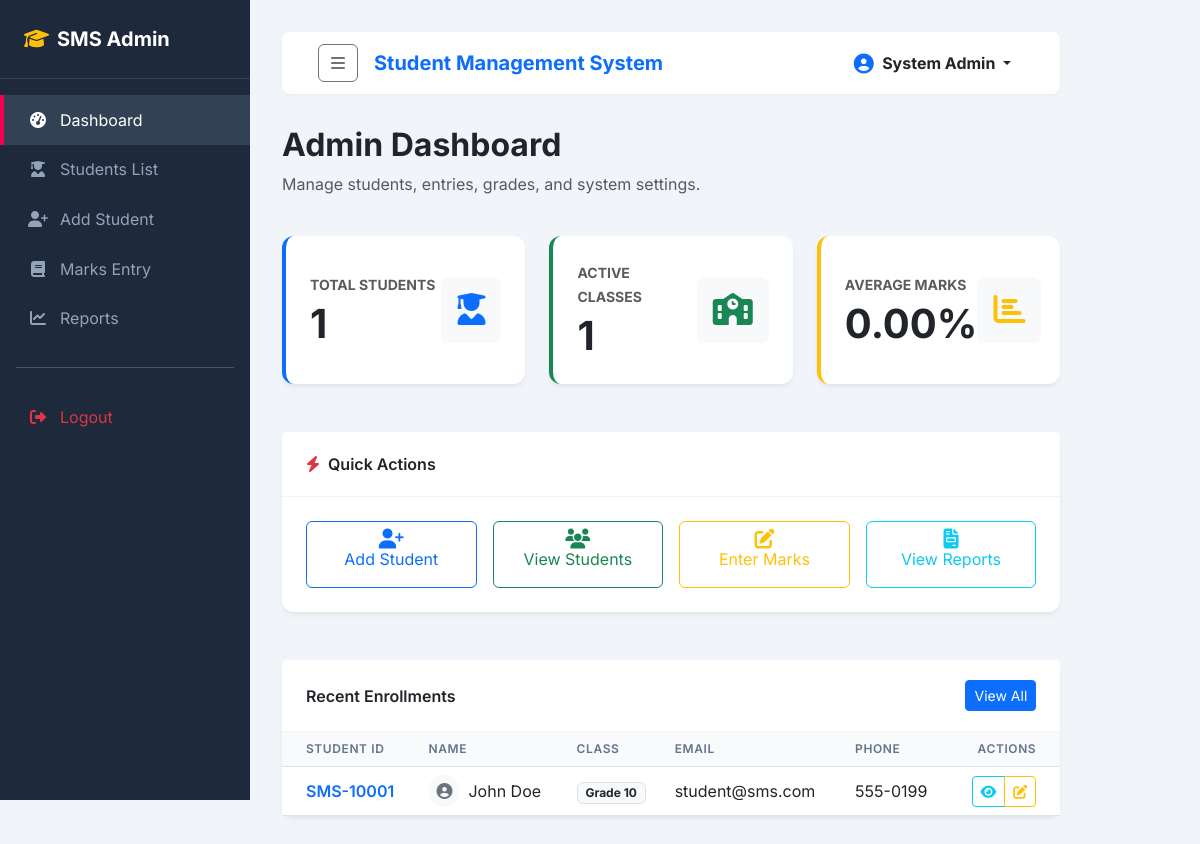
/admin/index.php (signed in), run on the app's committed database.
### tables this page shows
CREATE TABLE IF NOT EXISTS `students` (
  `id` INT AUTO_INCREMENT PRIMARY KEY,
  `student_id` VARCHAR(20) NOT NULL UNIQUE,  
  `first_name` VARCHAR(50) NOT NULL,
  `last_name` VARCHAR(50) NOT NULL,
  `email` VARCHAR(100) NOT NULL UNIQUE,
  `password` VARCHAR(255) NOT NULL,  
  `dob` DATE NOT NULL,
  `gender` ENUM('Male', 'Female', 'Other') NOT NULL,
  `address` TEXT NOT NULL,
  `phone` VARCHAR(20) NOT NULL,
  `class` VARCHAR(50) NOT NULL,
  `parent_name` VARCHAR(100) NOT NULL,
  `parent_phone` VARCHAR(20) NOT NULL,
  `profile_photo` VARCHAR(255) DEFAULT NULL,
  `created_at` TIMESTAMP DEFAULT CURRENT_TIMESTAMP
);

### admin/index.php (the view)
<?php
require_once '../config/db.php';
include '../includes/header.php';
try {
    $stmt = $pdo->query("SELECT COUNT(*) FROM students");
    $total_students = $stmt->fetchColumn();
    $stmt = $pdo->query("SELECT COUNT(DISTINCT class) FROM students");
    $total_classes = $stmt->fetchColumn();
    $stmt = $pdo->query("SELECT AVG(marks) FROM marks");
    $avg_marks = $stmt->fetchColumn();
    $avg_marks = $avg_marks ? number_format($avg_marks, 2) : '0.00';
    $stmt = $pdo->query("SELECT * FROM students ORDER BY id DESC LIMIT 5");
    $recent_students = $stmt->fetchAll();
} catch (PDOException $e) {
    die("Error fetching dashboard statistics: " . $e->getMessage());
}
?>
<div class="container-fluid px-0">
    <div class="row mb-4">
        <div class="col">
            <h2 class="fw-bold text-dark">Admin Dashboard</h2>
            <p class="text-muted">Manage students, entries, grades, and system settings.</p>
        </div>
    </div>
    <div class="row g-4 mb-5">
        <div class="col-12 col-sm-6 col-xl-4">
            <div class="card card-stat bg-white h-100 border-start border-primary border-4">
                <div class="card-body d-flex align-items-center justify-content-between p-4">
                    <div>
                        <span class="text-muted text-uppercase small fw-bold">Total Students</span>
                        <h2 class="display-6 fw-bold mb-0 text-dark mt-1"><?php echo $total_students; ?></h2>
                    </div>
                    <div class="p-3 bg-light text-primary rounded-3">
                        <i class="fas fa-user-graduate fa-2x"></i>
                    </div>
                </div>
            </div>
        </div>
        <div class="col-12 col-sm-6 col-xl-4">
            <div class="card card-stat bg-white h-100 border-start border-success border-4">
                <div class="card-body d-flex align-items-center justify-content-between p-4">
                    <div>
                        <span class="text-muted text-uppercase small fw-bold">Active Classes</span>
                        <h2 class="display-6 fw-bold mb-0 text-dark mt-1"><?php echo $total_classes; ?></h2>
                    </div>
                    <div class="p-3 bg-light text-success rounded-3">
                        <i class="fas fa-school fa-2x"></i>
                    </div>
                </div>
            </div>
        </div>
        <div class="col-12 col-sm-6 col-xl-4">
            <div class="card card-stat bg-white h-100 border-start border-warning border-4">
                <div class="card-body d-flex align-items-center justify-content-between p-4">
                    <div>
                        <span class="text-muted text-uppercase small fw-bold">Average Marks</span>
                        <h2 class="display-6 fw-bold mb-0 text-dark mt-1"><?php echo $avg_marks; ?>%</h2>
                    </div>
                    <div class="p-3 bg-light text-warning rounded-3">
                        <i class="fas fa-chart-bar fa-2x"></i>
                    </div>
                </div>
            </div>
        </div>
    </div>
    <div class="card card-common mb-5">
        <div class="card-header text-dark">
            <i class="fas fa-bolt text-danger me-2"></i>Quick Actions
        </div>
        <div class="card-body">
            <div class="row g-3">
                <div class="col-6 col-md-3">
                    <a href="student-add.php" class="btn btn-outline-primary w-100 py-3 d-flex flex-column align-items-center gap-2">
                        <i class="fas fa-user-plus fa-lg"></i>
                        <span>Add Student</span>
                    </a>
                </div>
                <div class="col-6 col-md-3">
                    <a href="students.php" class="btn btn-outline-success w-100 py-3 d-flex flex-column align-items-center gap-2">
                        <i class="fas fa-users fa-lg"></i>
                        <span>View Students</span>
                    </a>
                </div>
                <div class="col-6 col-md-3">
                    <a href="marks.php" class="btn btn-outline-warning w-100 py-3 d-flex flex-column align-items-center gap-2">
                        <i class="fas fa-edit fa-lg"></i>
                        <span>Enter Marks</span>
                    </a>
                </div>
                <div class="col-6 col-md-3">
                    <a href="reports.php" class="btn btn-outline-info w-100 py-3 d-flex flex-column align-items-center gap-2">
                        <i class="fas fa-file-invoice fa-lg"></i>
                        <span>View Reports</span>
                    </a>
                </div>
            </div>
        </div>
    </div>
    <div class="card card-common">
        <div class="card-header d-flex justify-content-between align-items-center">
            <span>Recent Enrollments</span>
            <a href="students.php" class="btn btn-sm btn-primary">View All</a>
        </div>
        <div class="card-body p-0">
            <div class="table-responsive">
                <table class="table table-custom table-hover mb-0">
                    <thead>
                        <tr>
                            <th class="ps-4">Student ID</th>
                            <th>Name</th>
                            <th>Class</th>
                            <th>Email</th>
                            <th>Phone</th>
                            <th class="text-end pe-4">Actions</th>
                        </tr>
                    </thead>
                    <tbody>
                        <?php if (count($recent_students) > 0): ?>
                            <?php foreach ($recent_students as $student): ?>
                                <tr>
                                    <td class="ps-4 fw-semibold text-primary"><?php echo sanitize($student['student_id']); ?></td>
                                    <td>
                                        <div class="d-flex align-items-center gap-2">
                                            <?php if ($student['profile_photo']): ?>
                                                <img src="../uploads/<?php echo sanitize($student['profile_photo']); ?>" alt="Profile" class="rounded-circle" style="width: 32px; height: 32px; object-fit: cover;">
                                            <?php else: ?>
                                                <div class="bg-light text-secondary rounded-circle d-flex align-items-center justify-content-center" style="width: 32px; height: 32px;">
                                                    <i class="fas fa-user-circle"></i>
                                                </div>
                                            <?php endif; ?>
                                            <span><?php echo sanitize($student['first_name'] . ' ' . $student['last_name']); ?></span>
                                        </div>
                                    </td>
                                    <td><span class="badge bg-light text-dark border"><?php echo sanitize($student['class']); ?></span></td>
                                    <td><?php echo sanitize($student['email']); ?></td>
                                    <td><?php echo sanitize($student['phone']); ?></td>
                                    <td class="text-end pe-4">
                                        <div class="btn-group btn-group-sm">
                                            <a href="student-view.php?id=<?php echo $student['id']; ?>" class="btn btn-outline-info" title="View details"><i class="fas fa-eye"></i></a>
                                            <a href="student-edit.php?id=<?php echo $student['id']; ?>" class="btn btn-outline-warning" title="Edit student"><i class="fas fa-edit"></i></a>
                                        </div>
                                    </td>
                                </tr>
                            <?php endforeach; ?>
                        <?php else: ?>
                            <tr>
                                <td colspan="6" class="text-center py-4 text-muted">No students enrolled yet.</td>
                            </tr>
                        <?php endif; ?>
                    </tbody>
                </table>
            </div>
        </div>
    </div>
</div>
<?php include '../includes/footer.php'; ?>

### css/style.css (style rules this page uses)
:root { --primary-color: #3f51b5; --primary-dark: #303f9f; --secondary-color: #f50057; --dark-color: #212529; --light-color: #f8f9fa; --sidebar-width: 250px; --sidebar-bg: #1e293b; --sidebar-hover: #334155; --transition-speed: 0.3s; }
body { font-family: 'Inter', system-ui, -apple-system, sans-serif; background-color: #f1f5f9; color: #334155; min-height: 100vh; overflow-x: hidden; }
.card-stat { border: none; border-radius: 0.75rem; box-shadow: 0 4px 6px -1px rgba(0, 0, 0, 0.05), 0 2px 4px -1px rgba(0, 0, 0, 0.03); transition: transform var(--transition-speed); }
.card-common { border: none; border-radius: 0.75rem; box-shadow: 0 4px 6px -1px rgba(0, 0, 0, 0.05), 0 2px 4px -1px rgba(0, 0, 0, 0.03); background-color: #ffffff; }
.card-common .card-header { background-color: #ffffff; border-bottom: 1px solid #f1f5f9; font-weight: 600; padding: 1.25rem 1.5rem; }
.card-common .card-body { padding: 1.5rem; }
.table-custom th { background-color: #f8fafc; color: #64748b; font-weight: 600; text-transform: uppercase; font-size: 0.75rem; letter-spacing: 0.05em; }
.table-custom td { vertical-align: middle; }

### data on the page
students: student "SMS-10001", first_name+last_name "John Doe", class "Grade 10", email "student@sms.com", phone "555-0199"

### other printed values
$_SESSION['admin_name'] "System Admin"
$total_students "1"
$total_classes "1"
$avg_marks "0.00"
